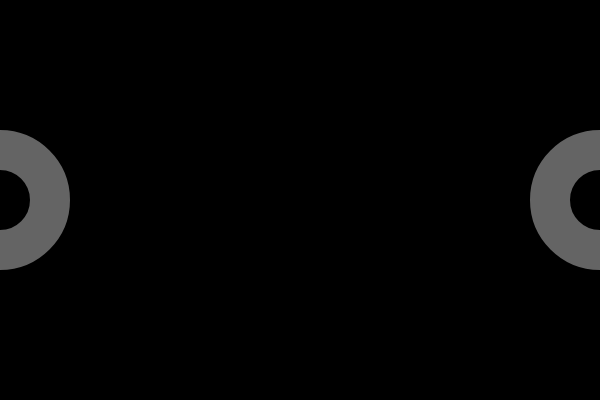
Frame 1 (no input)
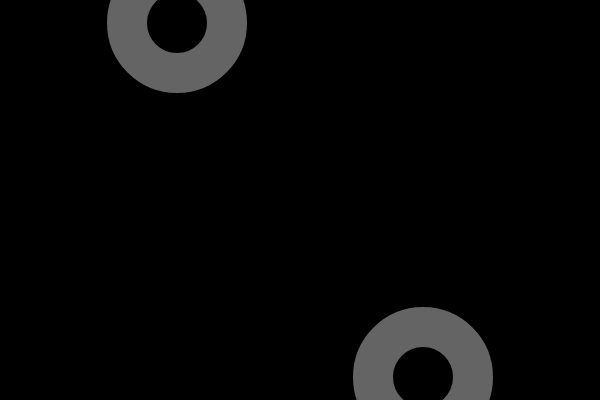
Frame 60 (no input)
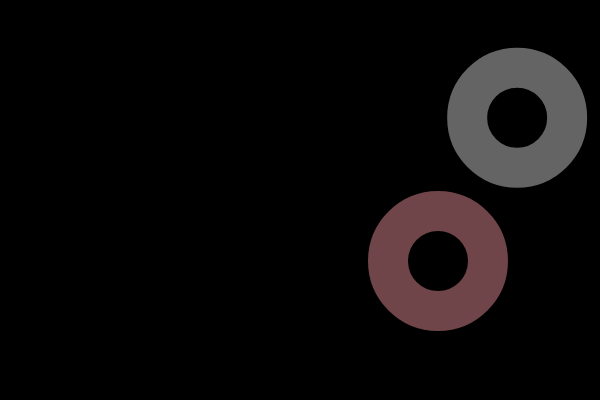
Frame 120 (the mouse pressed at the canvas centre since frame 60)

The p5.js sketch that drew these frames (run headless with seeded random() and noise() and a simulated clock; from frame 60 on, the mouse is pressed at the canvas centre):

// p5.js sketch
// ── sketch.js
/*
  Exercise for Coding Train 5.4
  Goal - use object to contain functions for a bouncing ball
  i.e. create methods on the object
  
  Duplicate the object to create two separate balls bouncing
  
  Have the circles bounce off of each other
*/

let circleLoc = {
  x: 0,
  y: 200,
  speedX: 3,
  speedY: -3,
  r: 255,
  g: 255,
  b: 255,
  a: 100,
  bounce: function() {
    if (this.y < 0 || this.y > height) {
      this.speedY = this.speedY * -1;
      this.r = random(100, 255);
      this.b = random(100, 255);
    }
    if (this.x > width || this.x < 0) {
      this.speedX = this.speedX * -1;
      this.g = random(100, 255);
      this.a = random(100, 255);
    }
  },
  move: function() {
    this.x = this.x + this.speedX
    this.y = this.y + this.speedY
  },
  displayCircle: function() {
    noFill();
    stroke(this.r, this.g, this.b, this.a);
    strokeWeight(40);
    ellipse(this.x, this.y, 100, 100);
  }
}

let circleLoc2 = {
  x: 600,
  y: 200,
  speedX: -3,
  speedY: 3,
  r: 255,
  g: 255,
  b: 255,
  a: 100,
  bounce: function() {
    if (this.y < 0 || this.y > height) {
      this.speedY = this.speedY * -1;
      this.r = random(100, 255);
      this.b = random(100, 255);
    }
    if (this.x > width || this.x < 0) {
      this.speedX = this.speedX * -1;
      this.g = random(100, 255);
      this.a = random(100, 255);
    }
  },
  move: function() {
    this.x = this.x + this.speedX
    this.y = this.y + this.speedY
  },
  displayCircle: function() {
    noFill();
    stroke(this.r, this.g, this.b, this.a);
    strokeWeight(40);
    ellipse(this.x, this.y, 100, 100);
  }
}

//if the distance between the balls is < the distance between
//both centers when the balls touch, then bounce
let ballInteraction = {
  distance:0,
  deflect: function() {
    this.distance = Math.sqrt((circleLoc.x - circleLoc2.x) * (circleLoc.x - circleLoc2.x) + (circleLoc.y - circleLoc2.y) * (circleLoc.y - circleLoc2.y))
    if (this.distance < 145) {
      //cover the logic if balls are going in opposite directions (speedX of both balls are opposite pos/neg or speedY of both balls are opposite pos/neg)
      if ((circleLoc.speedX < 0 && circleLoc2.speedX > 0) || (circleLoc.speedX > 0 && circleLoc2.speedX < 0)){
      	this.oppositeSpeedX();
      }
      else if ((circleLoc.speedY < 0 && circleLoc2.speedY > 0) || (circleLoc.speedY > 0 && circleLoc2.speedY < 0)){
        this.oppositeSpeedY();
      }

      //cover the logic if balls are going in the same direction
      else if ((circleLoc.speedY > 0 && circleLoc2.speedY > 0) || (circleLoc.speedY < 0 && circleLoc2.speedY < 0)){
      		this.oppositeSpeedX();
          this.oppositeSpeedY();
        }
			else if ((circleLoc.speedX > 0 && circleLoc2.speedX > 0) || (circleLoc.speedX < 0 && circleLoc2.speedX < 0)){
      		this.oppositeSpeedX();
          this.oppositeSpeedY();
        }
      }

  },
  oppositeSpeedX: function(){
    circleLoc.speedX = circleLoc.speedX * -1;
    circleLoc2.speedX = circleLoc2.speedX * -1;
	},
  oppositeSpeedY: function () {
  	circleLoc.speedY = circleLoc.speedY * -1;
  	circleLoc2.speedY = circleLoc2.speedY * -1;
  }

}

function setup() {
  createCanvas(600, 400);
}

function draw() {
  background(0);
  circleLoc.displayCircle();
  circleLoc.bounce();
  circleLoc.move();

  circleLoc2.displayCircle();
  circleLoc2.bounce();
  circleLoc2.move();

  ballInteraction.deflect();

}

function mousePressed() {
  circleLoc.speedX = random(0, 8);
  circleLoc.speedY = random(0, 8);

  circleLoc2.speedX = random(0, 8);
  circleLoc2.speedY = random(0, 8);
}
